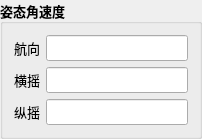
         <widget class="QGroupBox" name="groupBox_9">
          <property name="font">
           <font>
            <family>微软雅黑</family>
            <pointsize>10</pointsize>
            <weight>75</weight>
            <bold>true</bold>
           </font>
          </property>
          <property name="title">
           <string>姿态角速度</string>
          </property>
          <layout class="QGridLayout" name="gridLayout_8">
           <item row="0" column="0">
            <widget class="QLabel" name="label_34">
             <property name="maximumSize">
              <size>
               <width>59</width>
               <height>16777215</height>
              </size>
             </property>
             <property name="font">
              <font>
               <family>微软雅黑</family>
               <pointsize>10</pointsize>
               <weight>50</weight>
               <bold>false</bold>
              </font>
             </property>
             <property name="text">
              <string>航向</string>
             </property>
            </widget>
           </item>
           <item row="1" column="0">
            <widget class="QLabel" name="label_35">
             <property name="maximumSize">
              <size>
               <width>59</width>
               <height>16777215</height>
              </size>
             </property>
             <property name="font">
              <font>
               <family>微软雅黑</family>
               <pointsize>10</pointsize>
               <weight>50</weight>
               <bold>false</bold>
              </font>
             </property>
             <property name="text">
              <string>横摇</string>
             </property>
            </widget>
           </item>
           <item row="2" column="0">
            <widget class="QLabel" name="label_36">
             <property name="maximumSize">
              <size>
               <width>59</width>
               <height>16777215</height>
              </size>
             </property>
             <property name="font">
              <font>
               <family>微软雅黑</family>
               <pointsize>10</pointsize>
               <weight>50</weight>
               <bold>false</bold>
              </font>
             </property>
             <property name="text">
              <string>纵摇</string>
             </property>
            </widget>
           </item>
           <item row="0" column="1">
            <widget class="QLineEdit" name="lineEdit_12">
             <property name="font">
              <font>
               <family>微软雅黑</family>
               <pointsize>10</pointsize>
               <weight>75</weight>
               <bold>true</bold>
              </font>
             </property>
             <property name="readOnly">
              <bool>true</bool>
             </property>
            </widget>
           </item>
           <item row="1" column="1">
            <widget class="QLineEdit" name="lineEdit_13">
             <property name="font">
              <font>
               <family>微软雅黑</family>
               <pointsize>10</pointsize>
               <weight>75</weight>
               <bold>true</bold>
              </font>
             </property>
             <property name="readOnly">
              <bool>true</bool>
             </property>
            </widget>
           </item>
           <item row="2" column="1">
            <widget class="QLineEdit" name="lineEdit_14">
             <property name="font">
              <font>
               <family>微软雅黑</family>
               <pointsize>10</pointsize>
               <weight>75</weight>
               <bold>true</bold>
              </font>
             </property>
             <property name="readOnly">
              <bool>true</bool>
             </property>
            </widget>
           </item>
          </layout>
         </widget>
